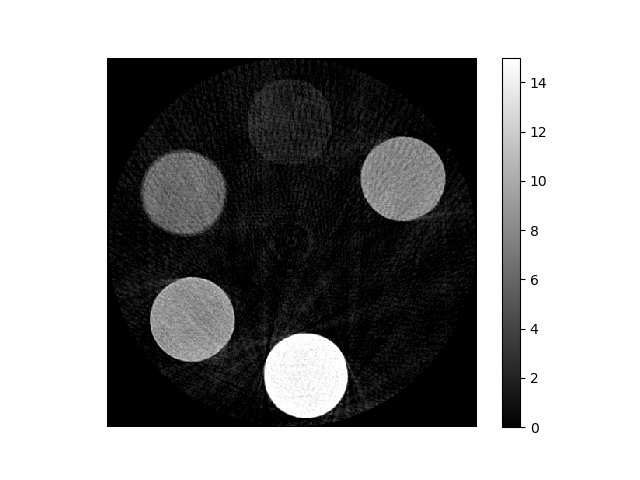
#> input picture python/ToF_notebooks/WhiteBeam.tif, 640 x 480 px, found by its file name; its folder holds only this picture in this run
$ jupyter execute --allow-errors LSP_data_analysis.ipynb   (shell and % lines are left out)
#> lines starting #> are read from the running program, lines starting #| are printed output that depends on the picture; pictures that were not available may be replaced by others from this repository, and a replacement may not be noted
[cell 1]
import numpy as np

import matplotlib
import matplotlib.pyplot as plt

import AdvancedBraggEdgeFitting_v2
from PIL import Image

import tifffile
from tifffile import TiffFile

from skimage import io

import os, fnmatch
from os import listdir

from TOF_routines import tof2l
from TOF_routines import find_nearest

from astropy.io import fits

[cell 2]
pathdata = '/media/carminati_c/Data2/LSP_Manuel/sample_binned_spotCleaned/'
pathob = '/media/carminati_c/Data2/LSP_Manuel/OB_binned_spotCleaned/'
files_sample = (sorted(fnmatch.filter(listdir(pathdata),'*.tif')))
files_ob = (sorted(fnmatch.filter(listdir(pathob),'*.tif')))
#> (the rest of this cell did not finish here and is left out)

#> (a cell that did not finish here is left out)

[cell 4]
(pathob+files_ob[0])

ob = io.imread(pathob+files_ob[0])
#> ob is the input picture: shape (480, 640, 4); mean R, G, B, A 153, 153, 153, 255
np.shape(ob)

ob_image = np.zeros([300,400,155])
sample_image = np.zeros([300,400,155])
np.shape(ob_image)

#> (the rest of this cell did not finish here and is left out)

[cell 5]
plt.figure()
plt.imshow(sample_image[:,:,i]/ob_image[:,:,i])

trans_image = np.zeros([300,400,155])
for i in range(0,155):
    dose = np.median(ob_image[10:20,10:20,i])/np.median(sample_image[10:20,10:20,i])
    trans_image[:,:,i] = sample_image[:,:,i]/ob_image[:,:,i]*dose
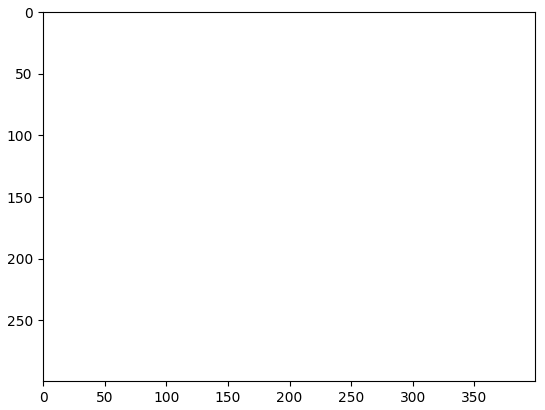
#> figure drawn by matplotlib, 1 panel

[cell 6]
plt.figure()
plt.imshow(trans_image[:,:,70],cmap='gray')
plt.axis('off')
plt.savefig('transmission_lsp.pdf')

[cell 7]
plt.figure()
plt.imshow(sample_image[:,:,70], cmap='gray')
plt.axis('off')
plt.savefig('sample_lsp.pdf')
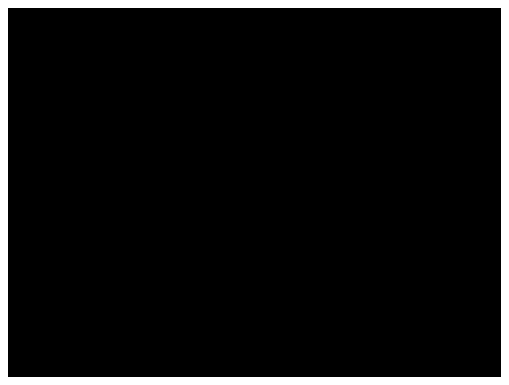
#> figure drawn by matplotlib, 1 panel

[cell 8]
sp=np.zeros(156)
for i in range(0,155):
    sp[i] = np.median(trans_image[37,254,i])

[cell 9]
plt.figure()
#> (the rest of this cell did not finish here and is left out)

[cell 10]
myrange =[]
#> (the rest of this cell did not finish here and is left out)

[cell 11]
mymask = trans_image[:,:,70]<0.5

mymask[:28,:] = False
mymask[:,380:] = False

plt.figure()
plt.imshow(mymask)
plt.axis('off')
plt.axis('tight')
plt.savefig('mask_lsp.pdf')
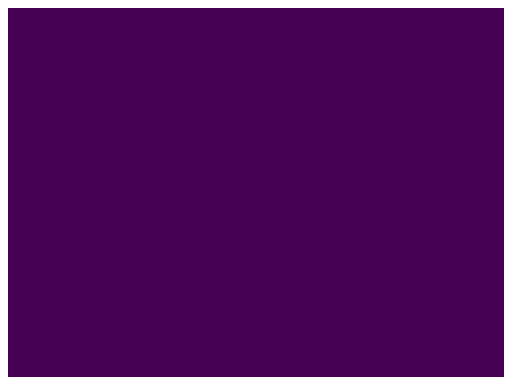
#> figure drawn by matplotlib, 1 panel
print(np.sum(mymask))

othermask = trans_image[:,:,70]<0.5
othermask[:40,:] = False
othermask[:,380:] = False
plt.figure()
plt.imshow(othermask)


# plt.figure()
# plt.imshow(othermask!=mymask)

little_mask = othermask!=mymask
plt.figure()
plt.imshow(little_mask)
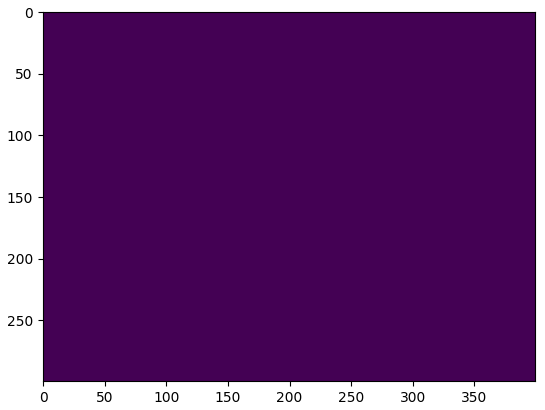
#> figure drawn by matplotlib, 1 panel
